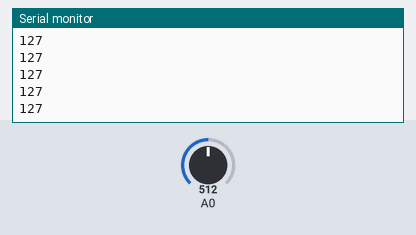
A sketch run on a simulated Arduino Uno, built with avr-gcc and run on an emulated ATmega328P. On the bench: the last lines printed to the serial monitor. The test bench sets the inputs (shaded band); at power-on: A0 = 512.

Above: at 1.2 s.
1.3 s: A0 set to 716
At 2.4 s:
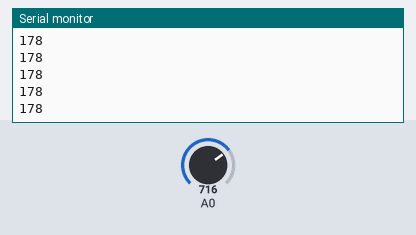
2.8 s: A0 set to 900
At 3.4 s:
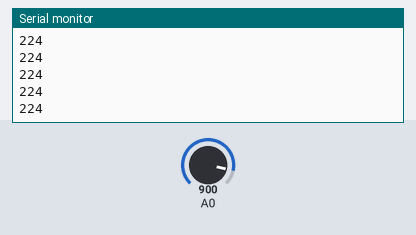
Timing chart, 0 to 5.8 s (numbered marks = the images above; inputs shaded):
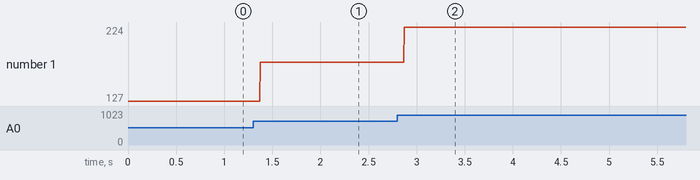

Measured:
- after the input at 1.3 s, the serial monitor: prints a new line after 0.07 s (image 1)
- after the input at 2.8 s, the serial monitor: prints a new line after 0.07 s (image 2)
- plotted number 1: 127 → 178 after the input at 1.3 s, 178 → 224 after the input at 2.8 s

The sketch:

bluetooth_serial.ino
```cpp
#include <Arduino.h>
#include <SoftwareSerial.h>
const int rxPin = 9;
const int txPin = 8;
float potValue = 0;
int convertedVal;
//instantiate serial object
SoftwareSerial BTSerial(rxPin, txPin);


void setup() {
  pinMode(rxPin, INPUT);
  pinMode(rxPin, OUTPUT);
  BTSerial.begin(9600);
  while(!BTSerial);  //wait for connection
  Serial.begin(9600); //for debugging
}

void loop() {
  potValue = analogRead(A0);
 // Serial.print(potValue);
 // Serial.print(" ");
  convertedVal = map(potValue, 0, 1023, 0, 255);  //convert to 1 byte to be transmitted
  BTSerial.print(convertedVal);  //transmit arduino -> computer
  BTSerial.print("\n");
  Serial.println(convertedVal);
}
```
